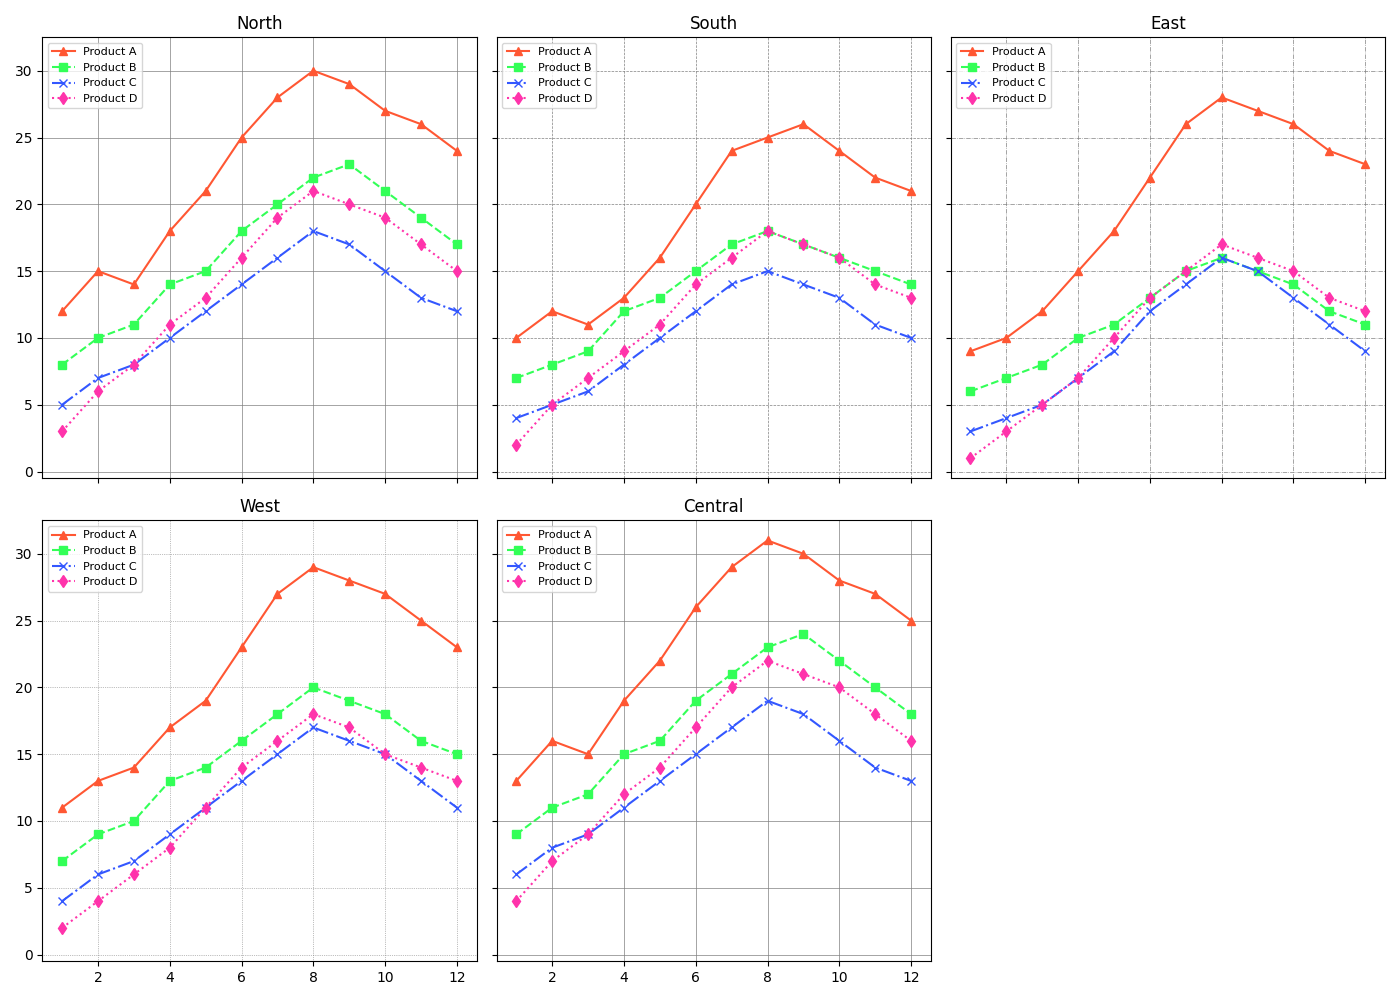

This figure's Python source:
import matplotlib.pyplot as plt

regions = ['North', 'South', 'East', 'West', 'Central']
products = ['Product A', 'Product B', 'Product C', 'Product D']

sales_data = {
    'North': {'Product A': [12, 15, 14, 18, 21, 25, 28, 30, 29, 27, 26, 24],
              'Product B': [8, 10, 11, 14, 15, 18, 20, 22, 23, 21, 19, 17],
              'Product C': [5, 7, 8, 10, 12, 14, 16, 18, 17, 15, 13, 12],
              'Product D': [3, 6, 8, 11, 13, 16, 19, 21, 20, 19, 17, 15]},
    'South': {'Product A': [10, 12, 11, 13, 16, 20, 24, 25, 26, 24, 22, 21],
              'Product B': [7, 8, 9, 12, 13, 15, 17, 18, 17, 16, 15, 14],
              'Product C': [4, 5, 6, 8, 10, 12, 14, 15, 14, 13, 11, 10],
              'Product D': [2, 5, 7, 9, 11, 14, 16, 18, 17, 16, 14, 13]},
    'East': {'Product A': [9, 10, 12, 15, 18, 22, 26, 28, 27, 26, 24, 23],
             'Product B': [6, 7, 8, 10, 11, 13, 15, 16, 15, 14, 12, 11],
             'Product C': [3, 4, 5, 7, 9, 12, 14, 16, 15, 13, 11, 9],
             'Product D': [1, 3, 5, 7, 10, 13, 15, 17, 16, 15, 13, 12]},
    'West': {'Product A': [11, 13, 14, 17, 19, 23, 27, 29, 28, 27, 25, 23],
             'Product B': [7, 9, 10, 13, 14, 16, 18, 20, 19, 18, 16, 15],
             'Product C': [4, 6, 7, 9, 11, 13, 15, 17, 16, 15, 13, 11],
             'Product D': [2, 4, 6, 8, 11, 14, 16, 18, 17, 15, 14, 13]},
    'Central': {'Product A': [13, 16, 15, 19, 22, 26, 29, 31, 30, 28, 27, 25],
                'Product B': [9, 11, 12, 15, 16, 19, 21, 23, 24, 22, 20, 18],
                'Product C': [6, 8, 9, 11, 13, 15, 17, 19, 18, 16, 14, 13],
                'Product D': [4, 7, 9, 12, 14, 17, 20, 22, 21, 20, 18, 16]}
}

fig, axs = plt.subplots(2, 3, figsize=(14, 10), sharex=True, sharey=True)

# Manually adjusted stylistic elements
styles = {
    'marker': ['^', 's', 'x', 'd'],  # different markers
    'linestyle': ['-', '--', '-.', ':']  # different line styles
}
colors = ['#FF5733', '#33FF57', '#3357FF', '#FF33AB']

for idx, region in enumerate(regions):
    ax = axs[idx // 3][idx % 3]
    months = list(range(1, 13))
    for p_idx, product in enumerate(products):
        ax.plot(months, sales_data[region][product], marker=styles['marker'][p_idx],
                linestyle=styles['linestyle'][p_idx], color=colors[p_idx], label=product)
    
    # Randomized grid feature
    ax.grid(color='grey', linestyle=styles['linestyle'][idx % 4], linewidth=0.5)
    ax.set_title(region)
    ax.legend(fontsize=8, loc='upper left')  # adjusted legend

axs[1][2].axis('off')

plt.tight_layout()
plt.show()
